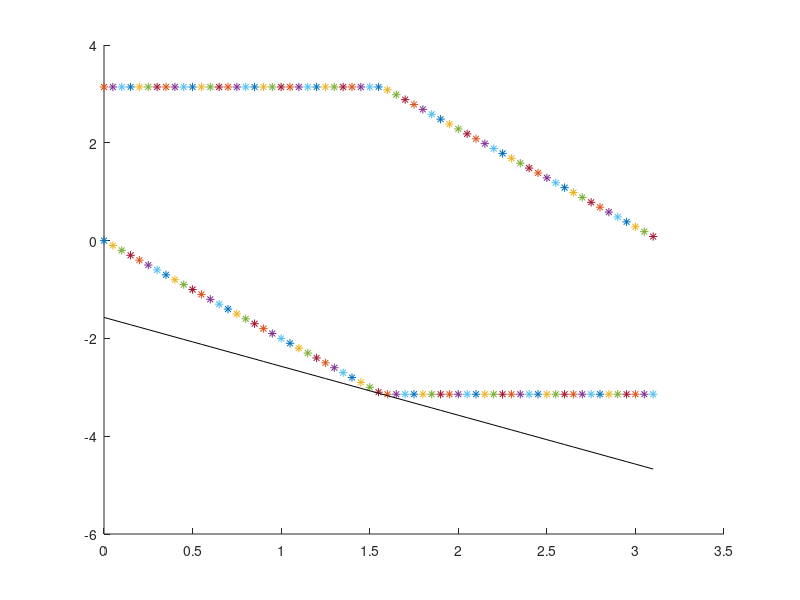

Here is the MATLAB script that generated this plot:
%joint_boundaries
%Plots the joint space boundaries of the workspace of a 2-link planar arm

%The locus of the joint angle combinations yielding a specific end link orientation 
%(dexterous set) is also plotted

%MCE/EEC 647/747
%Code by H Richter, Spring 2015

L1=2; %link length
L2=2; %link length

hold on

for q1=0:0.05:pi, %range of first joint
    D=L2^2-L1^2*(sin(q1))^2; 
    if D<0, %the second link can revolve without touching base
        q2min=-pi;
        q2max=pi; %the range of q2 in this case is essentially unlimited. Choosing [-pi,pi] arbitarily
        plot(q1,q2min,'*',q1,q2max,'*');
    else
        if q1<pi/2,
            x=L1*cos(q1)-sqrt(D) %intersection near the origin, first quadrant
            bet=asin(L1*sin(q1)/L2);
            gam=asin(x*sin(q1)/L2);
            q2min=-q1-bet;
            q2max=pi+gam;
            plot(q1,q2min,'*',q1,q2max,'*');
        else
            q1sym=pi-q1; 
            x=L1*cos(q1sym)-sqrt(D) %intersection near the origin, third quadrant
            bet=asin(L1*sin(q1sym)/L2);
            gam=asin(x*sin(q1sym)/L2);
            q2max=q1sym+bet;
            q2min=-pi-gam;
            plot(q1,q2min,'*',q1,q2max,'*');
        end
    end
end
%Superimpose end frame orientation. Example shown for second link vertical in the world frame (q1+q2=-pi/2)
q1=[0:0.05:pi];
q2=-pi/2-q1;
plot(q1,q2,'k-')

    
